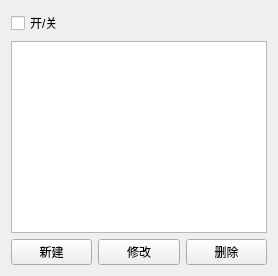
<?xml version="1.0" encoding="UTF-8"?>
<ui version="4.0">
 <class>PanelTCG</class>
 <widget class="QWidget" name="PanelTCG">
  <property name="windowTitle">
   <string>Form</string>
  </property>
  <layout class="QGridLayout" name="gridLayout">
   <item row="0" column="0">
    <layout class="QVBoxLayout" name="verticalLayout">
     <item>
      <widget class="ConfigCheckBox" name="TCGSwitch">
       <property name="text">
        <string>开/关</string>
       </property>
      </widget>
     </item>
     <item>
      <widget class="QTableView" name="TCGTableView"/>
     </item>
     <item>
      <layout class="QHBoxLayout" name="horizontalLayout">
       <item>
        <widget class="QPushButton" name="addBtn">
         <property name="text">
          <string>新建</string>
         </property>
        </widget>
       </item>
       <item>
        <widget class="QPushButton" name="modifyBtn">
         <property name="text">
          <string>修改</string>
         </property>
        </widget>
       </item>
       <item>
        <widget class="QPushButton" name="deleteBtn">
         <property name="text">
          <string>删除</string>
         </property>
        </widget>
       </item>
      </layout>
     </item>
    </layout>
   </item>
  </layout>
 </widget>
 <customwidgets>
  <customwidget>
   <class>ConfigCheckBox</class>
   <extends>QCheckBox</extends>
   <header>ConfigControl/ConfigCheckBox.h</header>
  </customwidget>
 </customwidgets>
 <resources/>
 <connections/>
</ui>
